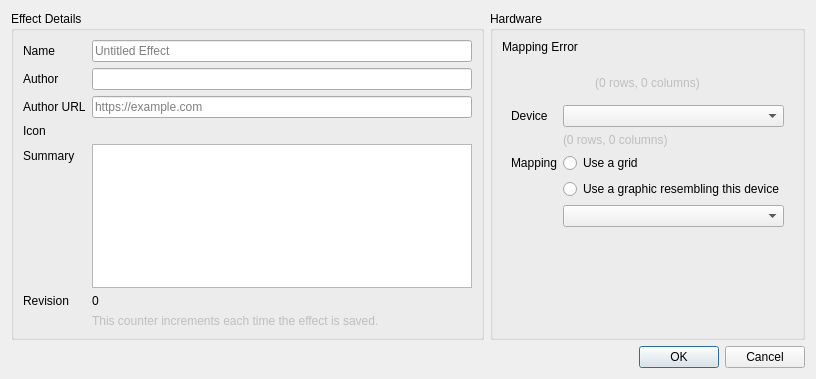
<?xml version="1.0" encoding="UTF-8"?>
<ui version="4.0">
 <class>EffectMetadataEditor</class>
 <widget class="QDialog" name="EffectMetadataEditor">
  <property name="windowModality">
   <enum>Qt::ApplicationModal</enum>
  </property>
  <property name="geometry">
   <rect>
    <x>0</x>
    <y>0</y>
    <width>816</width>
    <height>379</height>
   </rect>
  </property>
  <property name="windowTitle">
   <string>Edit Metadata</string>
  </property>
  <property name="modal">
   <bool>true</bool>
  </property>
  <layout class="QVBoxLayout" name="verticalLayout">
   <item>
    <widget class="QWidget" name="MetadataForms" native="true">
     <layout class="QHBoxLayout" name="horizontalLayout">
      <property name="leftMargin">
       <number>0</number>
      </property>
      <property name="topMargin">
       <number>0</number>
      </property>
      <property name="rightMargin">
       <number>0</number>
      </property>
      <property name="bottomMargin">
       <number>0</number>
      </property>
      <item>
       <widget class="QGroupBox" name="DetailsGroup">
        <property name="title">
         <string>Effect Details</string>
        </property>
        <layout class="QFormLayout" name="formLayout_2">
         <item row="0" column="0">
          <widget class="QLabel" name="EffectNameLabel">
           <property name="text">
            <string>Name</string>
           </property>
          </widget>
         </item>
         <item row="0" column="1">
          <widget class="QLineEdit" name="EffectName">
           <property name="toolTip">
            <string/>
           </property>
           <property name="placeholderText">
            <string>Untitled Effect</string>
           </property>
          </widget>
         </item>
         <item row="1" column="0">
          <widget class="QLabel" name="AuthorLabel">
           <property name="text">
            <string>Author</string>
           </property>
          </widget>
         </item>
         <item row="4" column="0">
          <widget class="QLabel" name="EffectIconLabel">
           <property name="text">
            <string>Icon</string>
           </property>
          </widget>
         </item>
         <item row="6" column="0">
          <widget class="QLabel" name="SummaryLabel">
           <property name="text">
            <string>Summary</string>
           </property>
          </widget>
         </item>
         <item row="6" column="1">
          <widget class="QTextEdit" name="Summary">
           <property name="acceptRichText">
            <bool>false</bool>
           </property>
          </widget>
         </item>
         <item row="7" column="0">
          <widget class="QLabel" name="RevisionLabel">
           <property name="text">
            <string>Revision</string>
           </property>
          </widget>
         </item>
         <item row="7" column="1">
          <widget class="QLabel" name="Revision">
           <property name="text">
            <string notr="true">0</string>
           </property>
          </widget>
         </item>
         <item row="8" column="1">
          <widget class="QLabel" name="RevisionTip">
           <property name="enabled">
            <bool>false</bool>
           </property>
           <property name="text">
            <string>This counter increments each time the effect is saved.</string>
           </property>
          </widget>
         </item>
         <item row="1" column="1">
          <widget class="QLineEdit" name="Author">
           <property name="placeholderText">
            <string/>
           </property>
          </widget>
         </item>
         <item row="2" column="1">
          <widget class="QLineEdit" name="AuthorURL">
           <property name="placeholderText">
            <string>https://example.com</string>
           </property>
          </widget>
         </item>
         <item row="2" column="0">
          <widget class="QLabel" name="AuthorURLLabel">
           <property name="text">
            <string>Author URL</string>
           </property>
          </widget>
         </item>
         <item row="4" column="1">
          <widget class="QLabel" name="EffectIconPlaceholder">
           <property name="text">
            <string notr="true">&lt;Placeholder&gt;</string>
           </property>
          </widget>
         </item>
        </layout>
       </widget>
      </item>
      <item>
       <widget class="QGroupBox" name="MappingGroup">
        <property name="title">
         <string>Hardware</string>
        </property>
        <layout class="QVBoxLayout" name="verticalLayout_3">
         <item>
          <widget class="QLabel" name="MappingErrorLabel">
           <property name="text">
            <string notr="true">Mapping Error</string>
           </property>
           <property name="wordWrap">
            <bool>true</bool>
           </property>
          </widget>
         </item>
         <item>
          <widget class="QWidget" name="MappingPreview" native="true">
           <layout class="QVBoxLayout" name="verticalLayout_2">
            <property name="leftMargin">
             <number>0</number>
            </property>
            <property name="topMargin">
             <number>0</number>
            </property>
            <property name="rightMargin">
             <number>0</number>
            </property>
            <property name="bottomMargin">
             <number>10</number>
            </property>
           </layout>
          </widget>
         </item>
         <item>
          <widget class="QLabel" name="MappingDimensions">
           <property name="enabled">
            <bool>false</bool>
           </property>
           <property name="text">
            <string notr="true">(0 rows, 0 columns)</string>
           </property>
           <property name="alignment">
            <set>Qt::AlignCenter</set>
           </property>
          </widget>
         </item>
         <item>
          <widget class="QWidget" name="MappingForm" native="true">
           <layout class="QFormLayout" name="formLayout_3">
            <item row="1" column="0">
             <widget class="QLabel" name="MapDeviceLabel">
              <property name="text">
               <string>Device</string>
              </property>
             </widget>
            </item>
            <item row="1" column="1">
             <widget class="QComboBox" name="MapDevice"/>
            </item>
            <item row="3" column="0">
             <widget class="QLabel" name="MapGraphicLabel">
              <property name="text">
               <string>Mapping</string>
              </property>
             </widget>
            </item>
            <item row="3" column="1">
             <widget class="QRadioButton" name="MapGraphicToGrid">
              <property name="text">
               <string>Use a grid</string>
              </property>
             </widget>
            </item>
            <item row="5" column="1">
             <widget class="QRadioButton" name="MapGraphicToSVG">
              <property name="text">
               <string>Use a graphic resembling this device</string>
              </property>
             </widget>
            </item>
            <item row="6" column="1">
             <widget class="QComboBox" name="MapGraphicList"/>
            </item>
            <item row="2" column="1">
             <widget class="QLabel" name="DeviceDimensions">
              <property name="enabled">
               <bool>false</bool>
              </property>
              <property name="text">
               <string>(0 rows, 0 columns)</string>
              </property>
             </widget>
            </item>
           </layout>
          </widget>
         </item>
         <item>
          <spacer name="MappingSpacer">
           <property name="orientation">
            <enum>Qt::Vertical</enum>
           </property>
           <property name="sizeHint" stdset="0">
            <size>
             <width>20</width>
             <height>40</height>
            </size>
           </property>
          </spacer>
         </item>
        </layout>
       </widget>
      </item>
     </layout>
    </widget>
   </item>
   <item>
    <widget class="QDialogButtonBox" name="DialogButtons">
     <property name="orientation">
      <enum>Qt::Horizontal</enum>
     </property>
     <property name="standardButtons">
      <set>QDialogButtonBox::Cancel|QDialogButtonBox::Ok</set>
     </property>
    </widget>
   </item>
  </layout>
 </widget>
 <resources/>
 <connections>
  <connection>
   <sender>DialogButtons</sender>
   <signal>accepted()</signal>
   <receiver>EffectMetadataEditor</receiver>
   <slot>accept()</slot>
   <hints>
    <hint type="sourcelabel">
     <x>248</x>
     <y>254</y>
    </hint>
    <hint type="destinationlabel">
     <x>157</x>
     <y>274</y>
    </hint>
   </hints>
  </connection>
  <connection>
   <sender>DialogButtons</sender>
   <signal>rejected()</signal>
   <receiver>EffectMetadataEditor</receiver>
   <slot>reject()</slot>
   <hints>
    <hint type="sourcelabel">
     <x>316</x>
     <y>260</y>
    </hint>
    <hint type="destinationlabel">
     <x>286</x>
     <y>274</y>
    </hint>
   </hints>
  </connection>
 </connections>
</ui>
